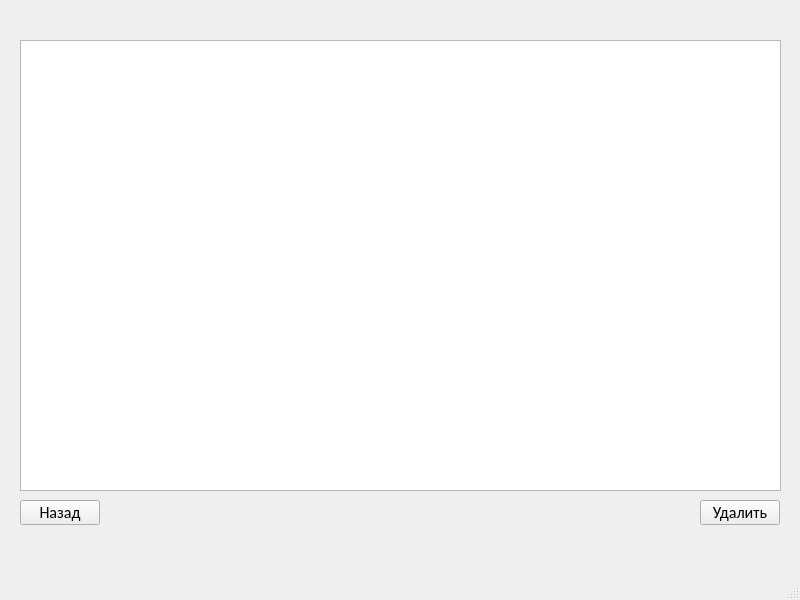
<?xml version="1.0" encoding="UTF-8"?>
<ui version="4.0">
 <class>MainWindow</class>
 <widget class="QMainWindow" name="MainWindow">
  <property name="geometry">
   <rect>
    <x>0</x>
    <y>0</y>
    <width>800</width>
    <height>600</height>
   </rect>
  </property>
  <property name="windowTitle">
   <string>Заказы</string>
  </property>
  <property name="windowIcon">
   <iconset>
    <normaloff>../Чудо Обувь.ico</normaloff>../Чудо Обувь.ico</iconset>
  </property>
  <widget class="QWidget" name="centralwidget">
   <widget class="QTableWidget" name="table_orders">
    <property name="geometry">
     <rect>
      <x>20</x>
      <y>40</y>
      <width>761</width>
      <height>451</height>
     </rect>
    </property>
    <property name="font">
     <font>
      <family>Calibri</family>
      <pointsize>12</pointsize>
     </font>
    </property>
   </widget>
   <widget class="QPushButton" name="btn_back">
    <property name="geometry">
     <rect>
      <x>20</x>
      <y>500</y>
      <width>80</width>
      <height>25</height>
     </rect>
    </property>
    <property name="font">
     <font>
      <family>Calibri</family>
      <pointsize>12</pointsize>
     </font>
    </property>
    <property name="text">
     <string>Назад</string>
    </property>
   </widget>
   <widget class="QPushButton" name="btn_delete_order">
    <property name="geometry">
     <rect>
      <x>700</x>
      <y>500</y>
      <width>80</width>
      <height>25</height>
     </rect>
    </property>
    <property name="font">
     <font>
      <family>Calibri</family>
      <pointsize>12</pointsize>
     </font>
    </property>
    <property name="text">
     <string>Удалить</string>
    </property>
   </widget>
  </widget>
  <widget class="QMenuBar" name="menubar">
   <property name="geometry">
    <rect>
     <x>0</x>
     <y>0</y>
     <width>800</width>
     <height>26</height>
    </rect>
   </property>
  </widget>
  <widget class="QStatusBar" name="statusbar"/>
 </widget>
 <resources/>
 <connections/>
</ui>
